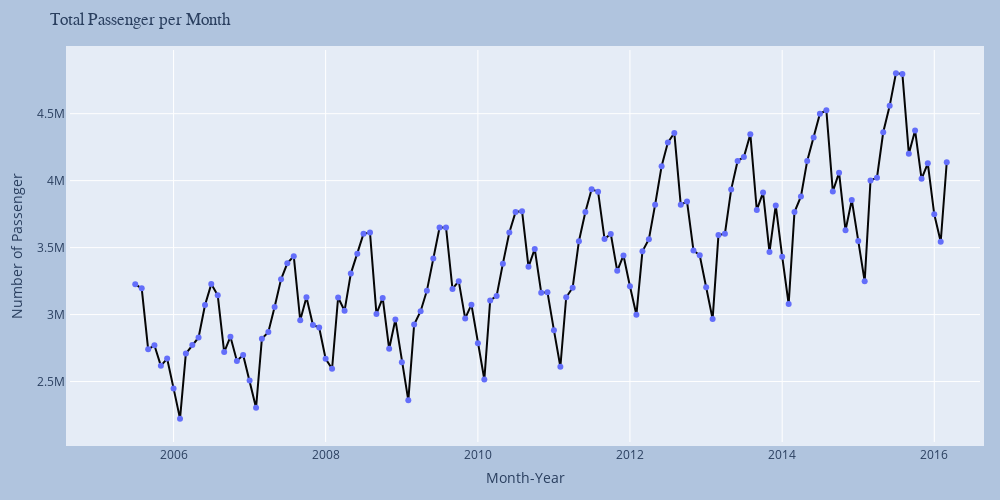

The cell this chart's notebook holds for it:
### Markdown cell above
### In order to know the airline industry better you should read this : 
1. https://visiblealpha.com/kpi-guides/airline-kpis/
2. https://www.id1.de/2019/10/25/6-most-important-kpis-for-airline-operations-and-performance-analysis/


TLDR, Article no 2 : most of this indicator are not available in our dataset 
1. Departure Punctuality 
2. Regularity 
3. Delay Reasons
4. Seat Load Factor 
5. Arrival Punctuality -> Ketepatan Waktu +- 15 Menit dari Jadwal % from all operated flights 
6. Misconnex Quota

### Code cell
import plotly.graph_objects as go
fig1 = px.line(passanger_count_group_period.sort_values(by=['Period'], ascending=[True]), x='Period', y='Passenger Count_sum', title='Total Passenger Monthly', template='seaborn')
fig2 = px.scatter(passanger_count_group_period, x='Period', y='Passenger Count_sum', title='Total Passenger Monthly', template='plotly_white')
fig1.update_traces(line=dict(color = '#050505'))
fig2.update_traces(line=dict(color = '#050505'))
compiled_figure = go.Figure(data=fig1.data + fig2.data)

compiled_figure.update_layout(
                                title = 'Total Passenger per Month' , title_font_family='montserrat',title_xanchor='left',
    width=1000,height=500,
    margin=dict(
        l=20,
        r=20,
        b=30,
        t=50,
        pad=4
    ),
    paper_bgcolor="LightSteelBlue"
)
compiled_figure.update_xaxes(title_text='Month-Year')
compiled_figure.update_yaxes(title_text='Number of Passenger')
compiled_figure.show()

### Figure 1 — Plotly figure (JSON) as saved in the notebook; plotly's stock layout.template omitted (floating-point values rounded to 4 significant figures; data arrays with more than 128 entries replaced by an {"elided": "..."} marker saying what was removed)
{"data": [{"hovertemplate": "Period=%{x}<br>Passenger Count_sum=%{y}<extra></extra>", "legendgroup": "", "line": {"color": "#050505", "dash": "solid"}, "marker": {"symbol": "circle"}, "mode": "lines", "name": "", "orientation": "v", "showlegend": false, "type": "scatter", "x": {"elided": "129 str values"}, "xaxis": "x", "y": {"elided": "129 int values"}, "yaxis": "y"}, {"hovertemplate": "Period=%{x}<br>Passenger Count_sum=%{y}<extra></extra>", "legendgroup": "", "line": {"color": "#050505"}, "marker": {"color": "#636efa", "symbol": "circle"}, "mode": "markers", "name": "", "orientation": "v", "showlegend": false, "type": "scatter", "x": {"elided": "129 str values"}, "xaxis": "x", "y": {"elided": "129 int values"}, "yaxis": "y"}], "layout": {"height": 500, "margin": {"b": 30, "l": 20, "pad": 4, "r": 20, "t": 50}, "paper_bgcolor": "LightSteelBlue", "title": {"font": {"family": "montserrat"}, "text": "Total Passenger per Month", "xanchor": "left"}, "width": 1000, "xaxis": {"autorange": false, "range": ["2004-08-21 17:39:22.2921", "2016-08-07 15:11:12.0887"], "showspikes": false, "title": {"text": "Month-Year"}, "type": "date"}, "yaxis": {"autorange": true, "range": [2049000.0, 4975000.0], "showspikes": false, "title": {"text": "Number of Passenger"}, "type": "linear"}}}
